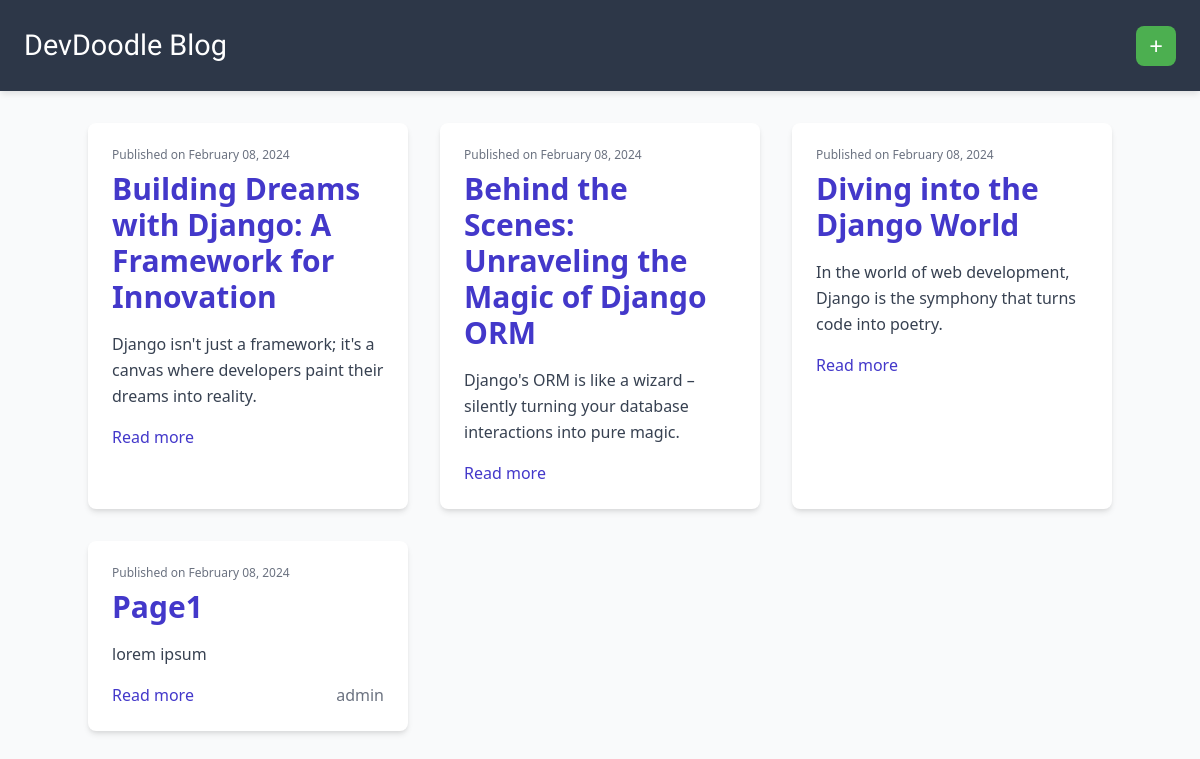
Before: / with the older database file.
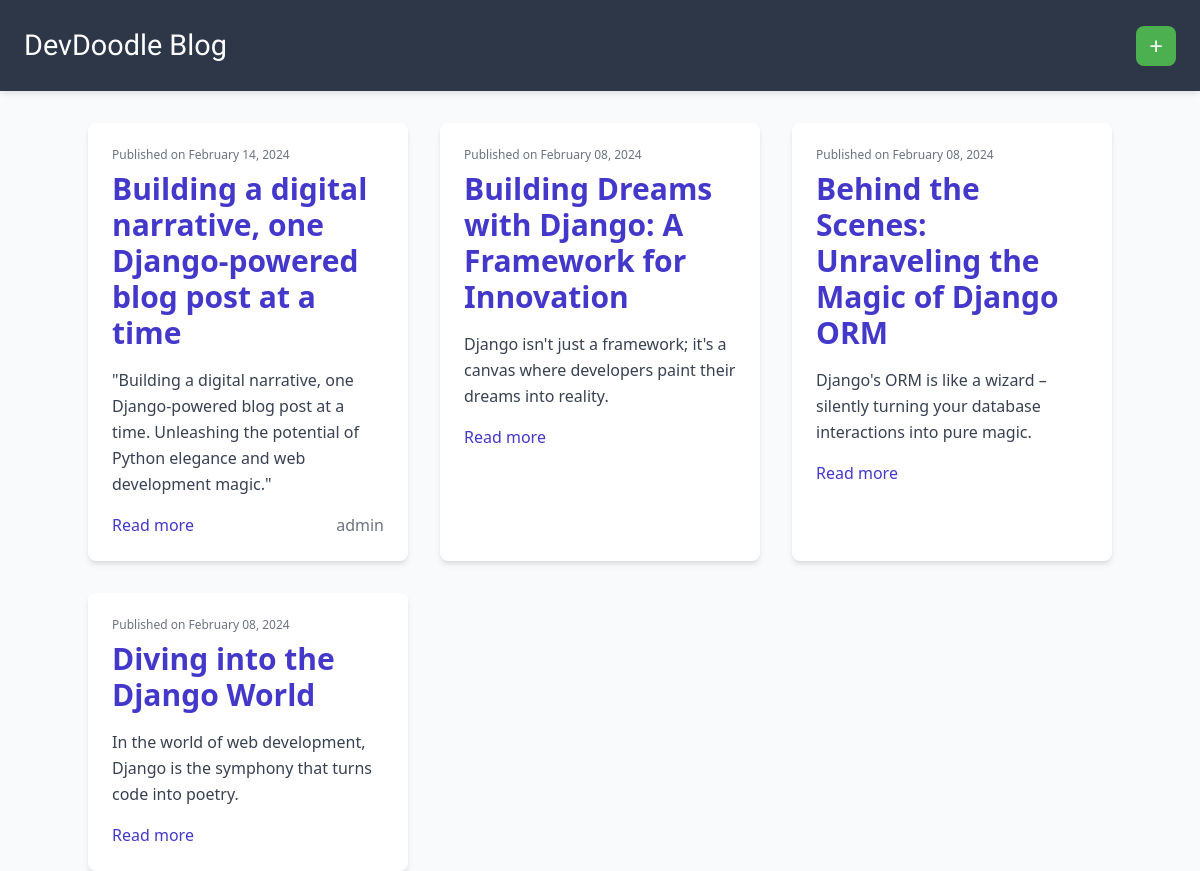
After: the same page with the newer database file.
### blog/models.py (models this page shows, shortened)
class Post(models.Model):
    author = models.ForeignKey(settings.AUTH_USER_MODEL, on_delete=models.CASCADE)
    title = models.CharField(max_length=200)
    text = models.TextField()
    created_date = models.DateTimeField(default=timezone.now)
    published_date = models.DateTimeField(blank=True, null=True)
    author = models.ForeignKey(User, null=True, on_delete=models.SET_NULL)

### blog/views.py (the view)
# urls.py: path('', views.post_list, name='post_list'),
def post_list(request):
    posts = Post.objects.filter(published_date__lte=timezone.now()).order_by('-published_date')
    return render(request, 'blog/post_list.html', {'posts': posts})

### blog/templates/blog/post_list.html
{% extends 'blog/base.html' %}
{% block content %}
    <div class="grid grid-cols-1 md:grid-cols-2 lg:grid-cols-3 gap-8">
        {% for post in posts %}
            <div class='post bg-white rounded-lg shadow-md p-6 transition duration-300 ease-in-out transform hover:scale-105'>
                <p class='publishedDate text-xs text-gray-500 mb-2'>Published on {{ post.published_date|date:"F d, Y" }}</p>
                <h1 class='title text-3xl font-semibold text-indigo-700 mb-4'>
                    <a href="{% url 'post_detail' pk=post.pk %}" class='hover:underline hover:text-indigo-800 transition duration-300 ease-in-out'>{{ post.title }}</a>
                </h1>
                <p class='text text-gray-700 leading-relaxed line-clamp-3 mb-4'>{{ post.text|safe|linebreaksbr }}</p>
                <div class="flex justify-between items-center">
                    <a href="{% url 'post_detail' pk=post.pk %}" class='text-indigo-700 hover:underline hover:text-indigo-800 transition duration-300 ease-in-out'>Read more</a>
                    <span class="text-gray-500">{{ post.author.username }}</span>
                </div>
            </div>
        {% endfor %}
    </div>
{% endblock %}

### blog/templates/blog/base.html (shortened to what this page needs)
<!DOCTYPE html>
<html lang="en">
<head>
    <link rel="stylesheet" href="https://cdnjs.cloudflare.com/ajax/libs/font-awesome/5.15.1/css/all.min.css"
 />
    <link href="https://cdn.jsdelivr.net/npm/tailwindcss@2.2.19/dist/tailwind.min.css" rel="stylesheet" />
</head>
<body class="font-sans">
    <header class="pageHeader">
        <div class="headerContainer">
            <a href="/" class="logo">DevDoodle Blog</a>
            <a href="{% url 'post_new' %}" class="top-menu plus-sign"></a>
        </div>
    </header>
    <div class="content container mx-auto mt-8">
        <div class="row">
            <div class="col-md-8">
                {% block content %} {% endblock %}
            </div>
        </div>
    </div>
</body>
</html>

### blog/templates/blog/base.html (style rules this page uses)
body { font-family: 'Raleway', sans-serif; background: #f9fafb; margin: 0; padding: 0; transition: background 0.3s ease; }
.pageHeader { padding: 1.5rem; background: #2d3748; color: #fff; box-shadow: 0 4px 6px -1px rgba(0, 0, 0, 0.1); transition: background 0.3s ease; }
.headerContainer { display: flex; justify-content: space-between; align-items: center; }
.logo { font-family: 'Homemade Apple', cursive; font-size: 1.8rem; color: #fff; text-decoration: none; transition: color 0.3s ease; }
.top-menu { height: 2.5rem; width: 2.5rem; right: 1rem; top: 1rem; text-align: center; font-size: 1.5rem; cursor: pointer; background-color: #4caf50; color: #fff; border: none; border-radius: 0.5rem; transition: background 0.3s ease; display: flex; align-items: center; justify-content: center; }
.plus-sign::before { content: '\002B'; font-size: 1.5rem; }

Changed rows visible on the page:
changed Post "admin": published_date "February 08, 2024" → "February 14, 2024"; title "Page1" → "Building a digital narrative, one Django-powered blog post at a time"; text "lorem ipsum" → "\"Building a digital narrative, one Django-powered blog post at a time. Unleashing the potential of Python elegance and web development magic.\""; moves up the list
